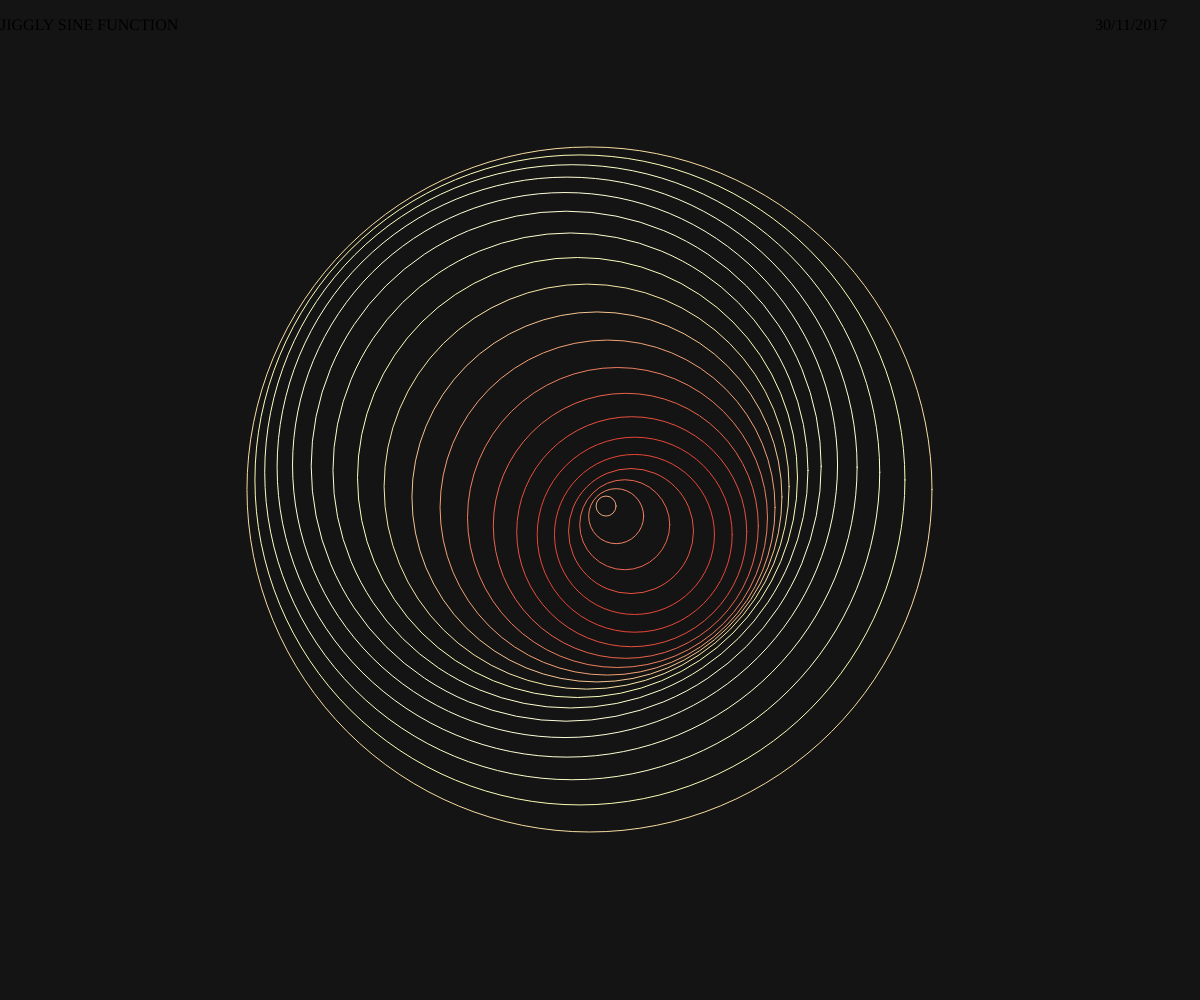
Frame 1 (no input)
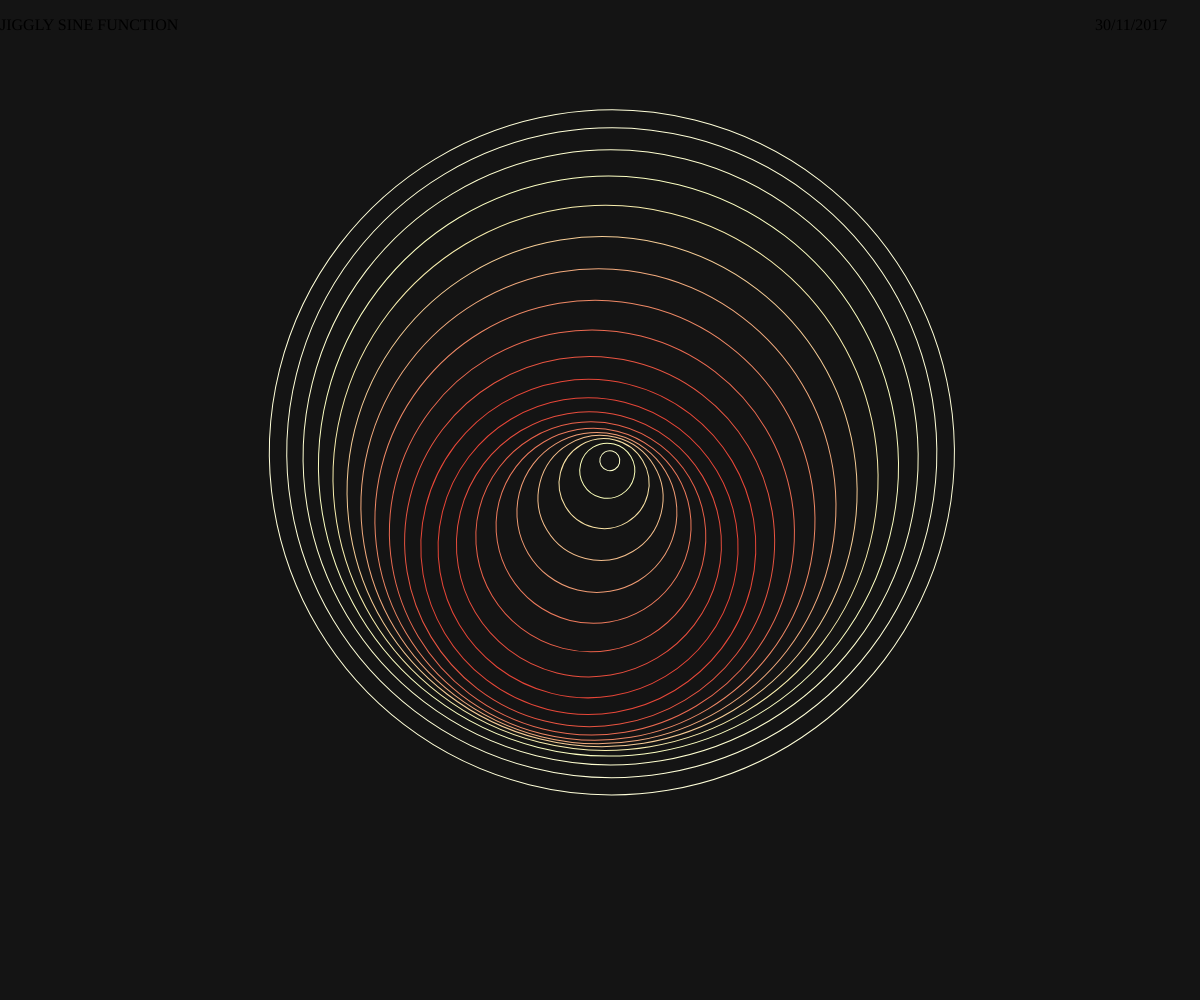
Frame 60 (no input)
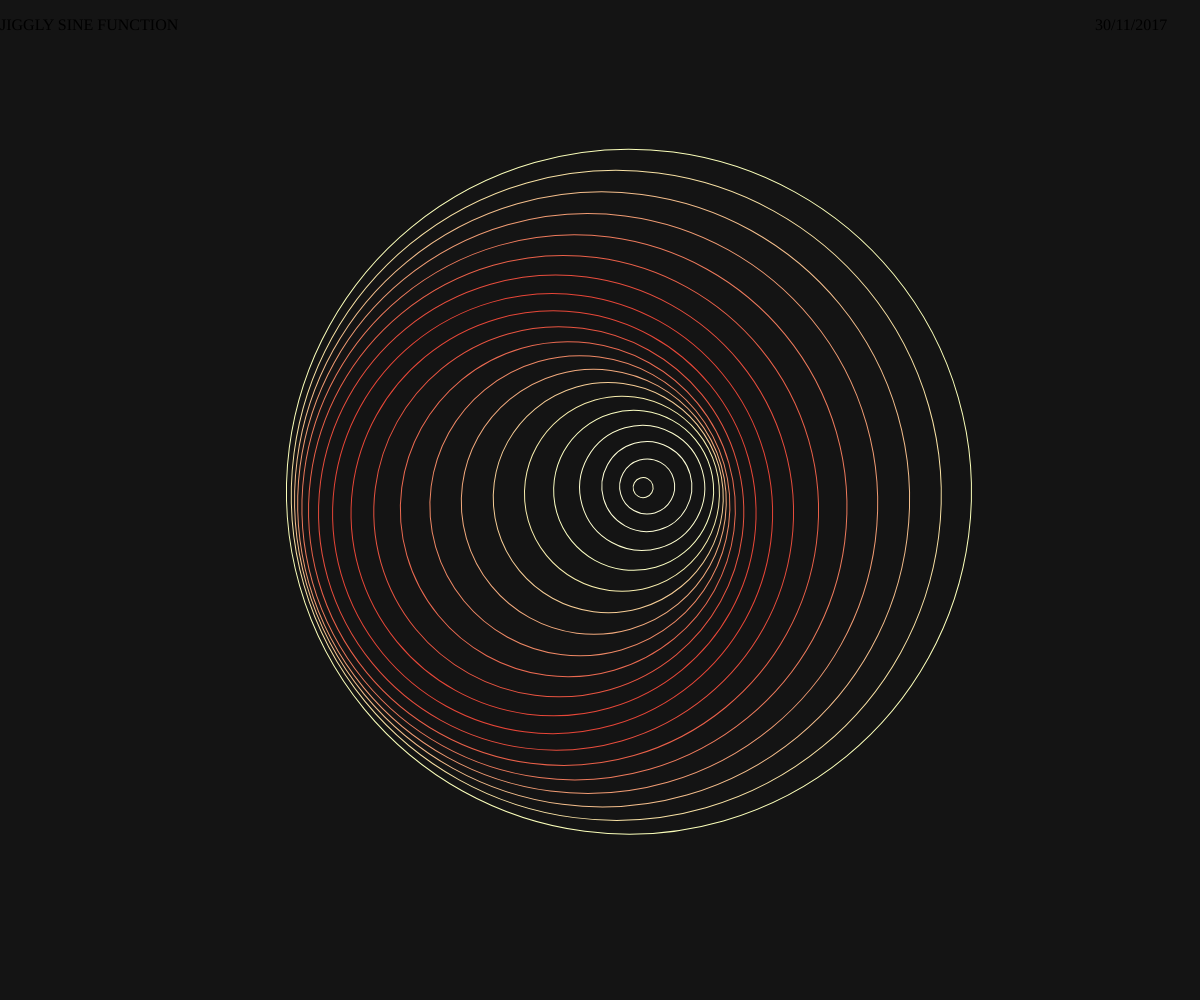
Frame 120 (the mouse pressed at the canvas centre since frame 60)

The p5.js sketch that drew these frames (run headless with seeded random() and noise() and a simulated clock; from frame 60 on, the mouse is pressed at the canvas centre):

// p5.js sketch
// ── sketch.js
let a = 0;
let theta = 0;

function setup() {
	createCanvas(windowWidth, windowHeight);
	ellipseMode(RADIUS)
	strokeWeight(1);
	noFill();
	angleMode(DEGREES);

	let title = createP("JIGGLY SINE FUNCTION");
	let date = createP("30/11/2017")
	title.position(0, 0);
	date.position(width-105, 0)
}

function draw() {
	background(20);
	translate(width/2, height/2);
	rotate(a);
	let maxRad = 0.35*height;
	let minRad = 0.01*height;
	for(let rad = minRad; rad < maxRad; rad += 0.05*maxRad){
		let offset = rad;
		let move = sin(theta+offset)*maxRad/10;

    /*COLOR*/
		let r = map(move, -21, 21, 251, 236);
		let g = map(move, -21, 21, 255, 115);
		let b = map(move, -21, 21, 185, 87);
		stroke(r, g, b);
		// fill(r,g,b,20)

		ellipse(move, move, rad);
	}

	a+= 1;
	theta += 5;
}
